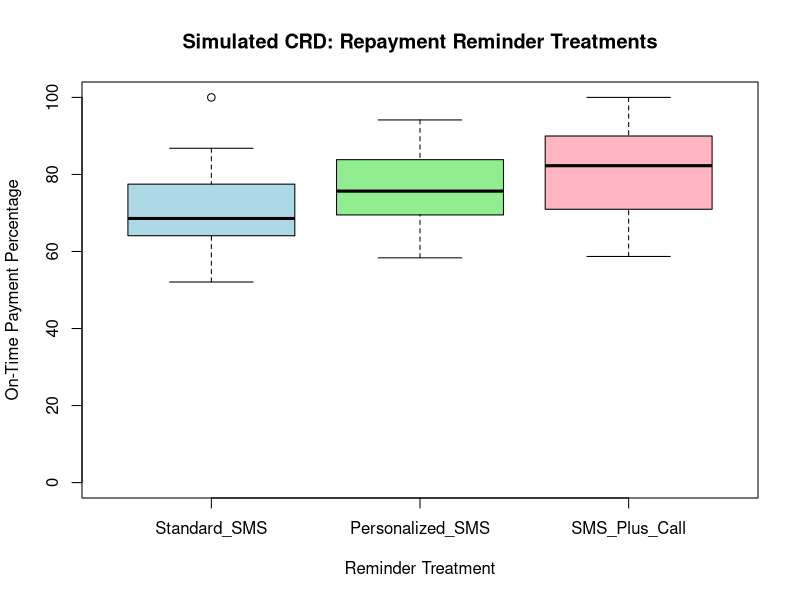
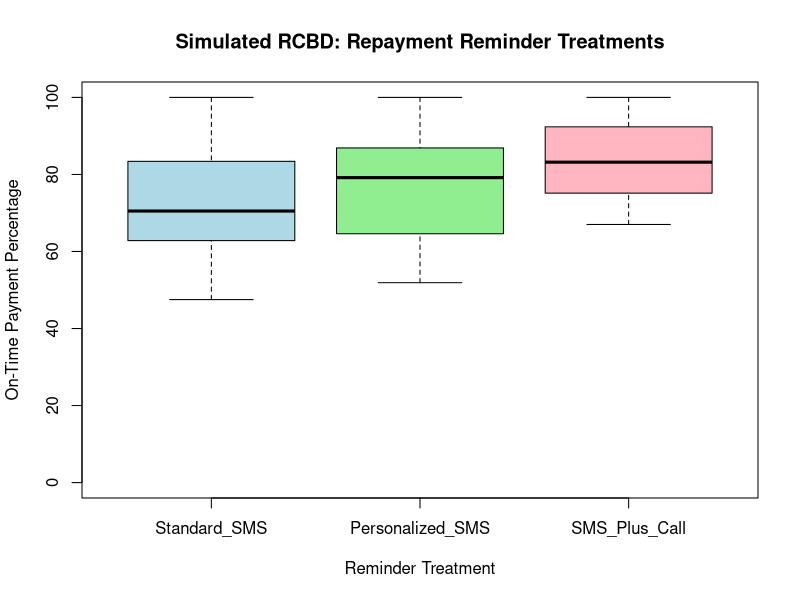

Here is the R script that generated these plots, in order:

# ============================================================
# IT3081 - STATISTICAL MODELLING
# TASK 6 - EXPERIMENTAL DESIGN: CRD AND RCBD
# Project: Loan Default Risk Analysis
# ============================================================

set.seed(42)

# ============================================================
# PART A - COMPLETELY RANDOMIZED DESIGN (CRD)
# ============================================================

cat("\n===== PART A: CRD =====\n")

# Three loan repayment reminder treatments
treatments <- c(
  "Standard_SMS",
  "Personalized_SMS",
  "SMS_Plus_Call"
)

# Simulated experiment with 90 borrowers
n_per_treatment <- 30

# Random assignment to treatments
crd_treatment <- sample(
  rep(treatments, each = n_per_treatment)
)

# Simulated percentage of payments made on time
# These treatment means are hypothetical assumptions.
treatment_means <- c(
  Standard_SMS = 70,
  Personalized_SMS = 76,
  SMS_Plus_Call = 83
)

crd_data <- data.frame(
  Treatment = factor(crd_treatment, levels = treatments)
)

crd_data$OnTimePayment <- pmin(
  100,
  pmax(
    0,
    rnorm(
      nrow(crd_data),
      mean = treatment_means[
        as.character(crd_data$Treatment)
      ],
      sd = 12
    )
  )
)

cat("\nCRD descriptive statistics:\n")

print(
  aggregate(
    OnTimePayment ~ Treatment,
    data = crd_data,
    FUN = mean
  )
)

# One-way ANOVA
crd_model <- aov(
  OnTimePayment ~ Treatment,
  data = crd_data
)

cat("\nCRD ANOVA results:\n")
print(summary(crd_model))

cat("\nCRD Tukey pairwise comparisons:\n")
print(TukeyHSD(crd_model))

# ============================================================
# PART B - RANDOMIZED COMPLETE BLOCK DESIGN (RCBD)
# ============================================================

cat("\n===== PART B: RCBD =====\n")

# Pre-treatment repayment-risk groups:
# Low, Medium, High.
#
# This demonstration uses 30 blocks, with
# 3 borrowers per block (one per treatment).
#
# Within each block, treatment assignment is randomized.
# This represents a matched-group blocked experiment,
# not repeated treatments on one borrower.

n_blocks <- 30

block_risk <- rep(
  c("Low", "Medium", "High"),
  each = 10
)

rcbd_data <- data.frame(
  Block = factor(rep(seq_len(n_blocks), each = 3)),
  RiskGroup = factor(
    rep(block_risk, each = 3),
    levels = c("Low", "Medium", "High")
  )
)

# Randomize the three treatments within every block
rcbd_data$Treatment <- factor(
  unlist(
    lapply(
      seq_len(n_blocks),
      function(i) sample(treatments)
    )
  ),
  levels = treatments
)

# Simulated block-level baseline payment rates
risk_baseline <- c(
  Low = 82,
  Medium = 72,
  High = 61
)

# Treatment effects relative to standard SMS
treatment_effect <- c(
  Standard_SMS = 0,
  Personalized_SMS = 6,
  SMS_Plus_Call = 13
)

# Shared block-level variations
block_effect <- rnorm(n_blocks, mean = 0, sd = 6)

# Generate hypothetical payment percentages
rcbd_data$OnTimePayment <- pmin(
  100,
  pmax(
    0,
    risk_baseline[
      as.character(rcbd_data$RiskGroup)
    ] +
      treatment_effect[
        as.character(rcbd_data$Treatment)
      ] +
      block_effect[as.integer(rcbd_data$Block)] +
      rnorm(nrow(rcbd_data), mean = 0, sd = 7)
  )
)

cat("\nRCBD treatment means:\n")

print(
  aggregate(
    OnTimePayment ~ Treatment,
    data = rcbd_data,
    FUN = mean
  )
)

# RCBD ANOVA: Treatment + Block
rcbd_model <- aov(
  OnTimePayment ~ Treatment + Block,
  data = rcbd_data
)

cat("\nRCBD ANOVA results:\n")
print(summary(rcbd_model))

cat("\nRCBD Tukey pairwise comparisons:\n")
print(TukeyHSD(rcbd_model, which = "Treatment"))

# ============================================================
# PART C - VISUALIZATIONS
# ============================================================

dir.create(
  "results/figures",
  recursive = TRUE,
  showWarnings = FALSE
)

png(
  "results/figures/task6_crd_boxplot.png",
  width = 1400,
  height = 900,
  res = 160
)

boxplot(
  OnTimePayment ~ Treatment,
  data = crd_data,
  col = c("lightblue", "lightgreen", "lightpink"),
  main = "Simulated CRD: Repayment Reminder Treatments",
  ylab = "On-Time Payment Percentage",
  xlab = "Reminder Treatment",
  ylim = c(0, 100)
)

dev.off()

png(
  "results/figures/task6_rcbd_boxplot.png",
  width = 1400,
  height = 900,
  res = 160
)

boxplot(
  OnTimePayment ~ Treatment,
  data = rcbd_data,
  col = c("lightblue", "lightgreen", "lightpink"),
  main = "Simulated RCBD: Repayment Reminder Treatments",
  ylab = "On-Time Payment Percentage",
  xlab = "Reminder Treatment",
  ylim = c(0, 100)
)

dev.off()

# ============================================================
# PART D - DESIGN COMPARISON
# ============================================================

cat("\n===== DESIGN COMPARISON =====\n")

cat("\nCRD: Borrowers are randomized without blocking.\n")
cat("RCBD: Treatment is randomized within matched blocks.\n")
cat("Blocking can reduce residual variation when\n")
cat("borrowers in the same block are similar.\n")

cat("\nCRD residual mean square:\n")
print(summary(crd_model)[[1]]["Residuals", "Mean Sq"])

cat("\nRCBD residual mean square:\n")
print(summary(rcbd_model)[[1]]["Residuals", "Mean Sq"])

cat("\nIMPORTANT:\n")
cat("All outcomes in this script are simulated.\n")
cat("These are demonstrations, not observed bank results.\n")
cat("The CRD and RCBD simulations are separate experiments.\n")
cat("Their residual mean squares are descriptive, not\n")
cat("a controlled estimate of RCBD efficiency gain.\n")

# ============================================================
# PART E - SAVE RESULTS
# ============================================================

dir.create("results", showWarnings = FALSE)

write.csv(
  crd_data,
  "results/task6_crd_simulated.csv",
  row.names = FALSE
)

write.csv(
  rcbd_data,
  "results/task6_rcbd_simulated.csv",
  row.names = FALSE
)

cat("\nTASK 6 SIMULATION COMPLETED.\n")
cat("Saved two datasets and two boxplots.\n")
